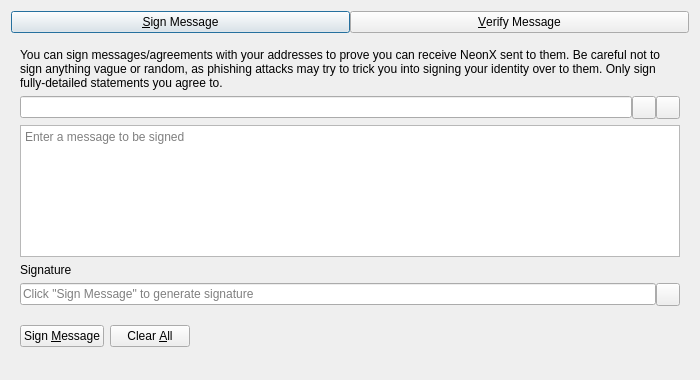
<?xml version="1.0" encoding="UTF-8"?>
<ui version="4.0">
 <class>SignVerifyMessageDialog</class>
 <widget class="QDialog" name="SignVerifyMessageDialog">
  <property name="geometry">
   <rect>
    <x>0</x>
    <y>0</y>
    <width>700</width>
    <height>380</height>
   </rect>
  </property>
  <property name="windowTitle">
   <string>Signatures - Sign / Verify a Message</string>
  </property>
  <property name="modal">
   <bool>true</bool>
  </property>
  <layout class="QVBoxLayout" name="verticalLayout">
   <item>
    <layout class="QHBoxLayout" name="horizontalLayout_Buttons_2">
     <property name="spacing">
      <number>0</number>
     </property>
     <property name="topMargin">
      <number>0</number>
     </property>
     <item>
      <widget class="QPushButton" name="btnSignMessage">
       <property name="text">
        <string>&amp;Sign Message</string>
       </property>
       <property name="checkable">
        <bool>true</bool>
       </property>
      </widget>
     </item>
     <item>
      <widget class="QPushButton" name="btnVerifyMessage">
       <property name="text">
        <string>&amp;Verify Message</string>
       </property>
       <property name="checkable">
        <bool>true</bool>
       </property>
      </widget>
     </item>
    </layout>
   </item>
   <item>
    <widget class="QStackedWidget" name="stackedWidgetSig">
     <property name="minimumSize">
      <size>
       <width>0</width>
       <height>0</height>
      </size>
     </property>
     <property name="currentIndex">
      <number>0</number>
     </property>
     <widget class="QWidget" name="pageSignMessage">
      <layout class="QVBoxLayout" name="verticalLayout_SM">
       <item>
        <widget class="QLabel" name="infoLabel_SM">
         <property name="text">
          <string>You can sign messages/agreements with your addresses to prove you can receive NeonX sent to them. Be careful not to sign anything vague or random, as phishing attacks may try to trick you into signing your identity over to them. Only sign fully-detailed statements you agree to.</string>
         </property>
         <property name="textFormat">
          <enum>Qt::PlainText</enum>
         </property>
         <property name="wordWrap">
          <bool>true</bool>
         </property>
        </widget>
       </item>
       <item>
        <layout class="QHBoxLayout" name="horizontalLayout_1_SM">
         <property name="spacing">
          <number>0</number>
         </property>
         <item>
          <widget class="QValidatedLineEdit" name="addressIn_SM">
           <property name="toolTip">
            <string>The NeonX address to sign the message with</string>
           </property>
          </widget>
         </item>
         <item>
          <widget class="QToolButton" name="addressBookButton_SM">
           <property name="toolTip">
            <string>Choose previously used address</string>
           </property>
           <property name="text">
            <string/>
           </property>
           <property name="shortcut">
            <string>Alt+A</string>
           </property>
          </widget>
         </item>
         <item>
          <widget class="QToolButton" name="pasteButton_SM">
           <property name="toolTip">
            <string>Paste address from clipboard</string>
           </property>
           <property name="text">
            <string/>
           </property>
           <property name="shortcut">
            <string>Alt+P</string>
           </property>
          </widget>
         </item>
        </layout>
       </item>
       <item>
        <widget class="QPlainTextEdit" name="messageIn_SM">
         <property name="toolTip">
          <string>Enter the message you want to sign here</string>
         </property>
         <property name="placeholderText">
          <string>Enter a message to be signed</string>
         </property>
        </widget>
       </item>
       <item>
        <widget class="QLabel" name="signatureLabel_SM">
         <property name="text">
          <string>Signature</string>
         </property>
         <property name="textFormat">
          <enum>Qt::PlainText</enum>
         </property>
        </widget>
       </item>
       <item>
        <layout class="QHBoxLayout" name="horizontalLayout_2_SM">
         <property name="spacing">
          <number>0</number>
         </property>
         <item>
          <widget class="QLineEdit" name="signatureOut_SM">
           <property name="placeholderText">
            <string>Click "Sign Message" to generate signature</string>
           </property>
           <property name="readOnly">
            <bool>true</bool>
           </property>
          </widget>
         </item>
         <item>
          <widget class="QToolButton" name="copySignatureButton_SM">
           <property name="toolTip">
            <string>Copy the current signature to the system clipboard</string>
           </property>
           <property name="text">
            <string/>
           </property>
          </widget>
         </item>
        </layout>
       </item>
       <item>
        <layout class="QHBoxLayout" name="horizontalLayout_3_SM">
         <item>
          <widget class="QPushButton" name="signMessageButton_SM">
           <property name="toolTip">
            <string>Sign the message to prove you own this NeonX address</string>
           </property>
           <property name="text">
            <string>Sign &amp;Message</string>
           </property>
           <property name="autoDefault">
            <bool>false</bool>
           </property>
          </widget>
         </item>
         <item>
          <widget class="QPushButton" name="clearButton_SM">
           <property name="toolTip">
            <string>Reset all sign message fields</string>
           </property>
           <property name="text">
            <string>Clear &amp;All</string>
           </property>
           <property name="autoDefault">
            <bool>false</bool>
           </property>
          </widget>
         </item>
         <item>
          <spacer name="horizontalSpacer_1_SM">
           <property name="orientation">
            <enum>Qt::Horizontal</enum>
           </property>
           <property name="sizeHint" stdset="0">
            <size>
             <width>40</width>
             <height>48</height>
            </size>
           </property>
          </spacer>
         </item>
         <item>
          <widget class="QLabel" name="statusLabel_SM">
           <property name="text">
            <string/>
           </property>
           <property name="wordWrap">
            <bool>true</bool>
           </property>
          </widget>
         </item>
         <item>
          <spacer name="horizontalSpacer_2_SM">
           <property name="orientation">
            <enum>Qt::Horizontal</enum>
           </property>
           <property name="sizeHint" stdset="0">
            <size>
             <width>40</width>
             <height>48</height>
            </size>
           </property>
          </spacer>
         </item>
        </layout>
       </item>
      </layout>
     </widget>
     <widget class="QWidget" name="pageVerifyMessage">
      <layout class="QVBoxLayout" name="verticalLayout_VM">
       <item>
        <widget class="QLabel" name="infoLabel_VM">
         <property name="text">
          <string>Enter the receiver's address, message (ensure you copy line breaks, spaces, tabs, etc. exactly) and signature below to verify the message. Be careful not to read more into the signature than what is in the signed message itself, to avoid being tricked by a man-in-the-middle attack. Note that this only proves the signing party receives with the address, it cannot prove sendership of any transaction!</string>
         </property>
         <property name="textFormat">
          <enum>Qt::PlainText</enum>
         </property>
         <property name="alignment">
          <set>Qt::AlignLeading|Qt::AlignLeft|Qt::AlignTop</set>
         </property>
         <property name="wordWrap">
          <bool>true</bool>
         </property>
        </widget>
       </item>
       <item>
        <layout class="QHBoxLayout" name="horizontalLayout_1_VM">
         <property name="spacing">
          <number>0</number>
         </property>
         <item>
          <widget class="QValidatedLineEdit" name="addressIn_VM">
           <property name="toolTip">
            <string>The NeonX address the message was signed with</string>
           </property>
          </widget>
         </item>
         <item>
          <widget class="QToolButton" name="addressBookButton_VM">
           <property name="toolTip">
            <string>Choose previously used address</string>
           </property>
           <property name="text">
            <string/>
           </property>
           <property name="shortcut">
            <string>Alt+A</string>
           </property>
          </widget>
         </item>
        </layout>
       </item>
       <item>
        <widget class="QPlainTextEdit" name="messageIn_VM">
          <property name="toolTip">
            <string>The signed message to verify</string>
          </property>
          <property name="placeholderText">
            <string>Enter a message to be verified</string>
          </property>
        </widget>
       </item>
       <item>
        <widget class="QValidatedLineEdit" name="signatureIn_VM">
          <property name="toolTip">
            <string>The signature given when the message was signed</string>
          </property>
          <property name="placeholderText">
            <string>Enter a signature for the message to be verified</string>
          </property>
        </widget>
       </item>
       <item>
        <layout class="QHBoxLayout" name="horizontalLayout_2_VM">
         <item>
          <widget class="QPushButton" name="verifyMessageButton_VM">
           <property name="toolTip">
            <string>Verify the message to ensure it was signed with the specified NeonX address</string>
           </property>
           <property name="text">
            <string>Verify &amp;Message</string>
           </property>
           <property name="autoDefault">
            <bool>false</bool>
           </property>
          </widget>
         </item>
         <item>
          <widget class="QPushButton" name="clearButton_VM">
           <property name="toolTip">
            <string>Reset all verify message fields</string>
           </property>
           <property name="text">
            <string>Clear &amp;All</string>
           </property>
           <property name="autoDefault">
            <bool>false</bool>
           </property>
          </widget>
         </item>
         <item>
          <spacer name="horizontalSpacer_1_VM">
           <property name="orientation">
            <enum>Qt::Horizontal</enum>
           </property>
           <property name="sizeHint" stdset="0">
            <size>
             <width>40</width>
             <height>48</height>
            </size>
           </property>
          </spacer>
         </item>
         <item>
          <widget class="QLabel" name="statusLabel_VM">
           <property name="text">
            <string/>
           </property>
           <property name="wordWrap">
            <bool>true</bool>
           </property>
          </widget>
         </item>
         <item>
          <spacer name="horizontalSpacer_2_VM">
           <property name="orientation">
            <enum>Qt::Horizontal</enum>
           </property>
           <property name="sizeHint" stdset="0">
            <size>
             <width>40</width>
             <height>48</height>
            </size>
           </property>
          </spacer>
         </item>
        </layout>
       </item>
      </layout>
     </widget>
    </widget>
   </item>
  </layout>
 </widget>
 <customwidgets>
  <customwidget>
   <class>QValidatedLineEdit</class>
   <extends>QLineEdit</extends>
   <header>qt/qvalidatedlineedit.h</header>
  </customwidget>
 </customwidgets>
 <resources>
  <include location="../neonx.qrc"/>
 </resources>
 <connections/>
</ui>
